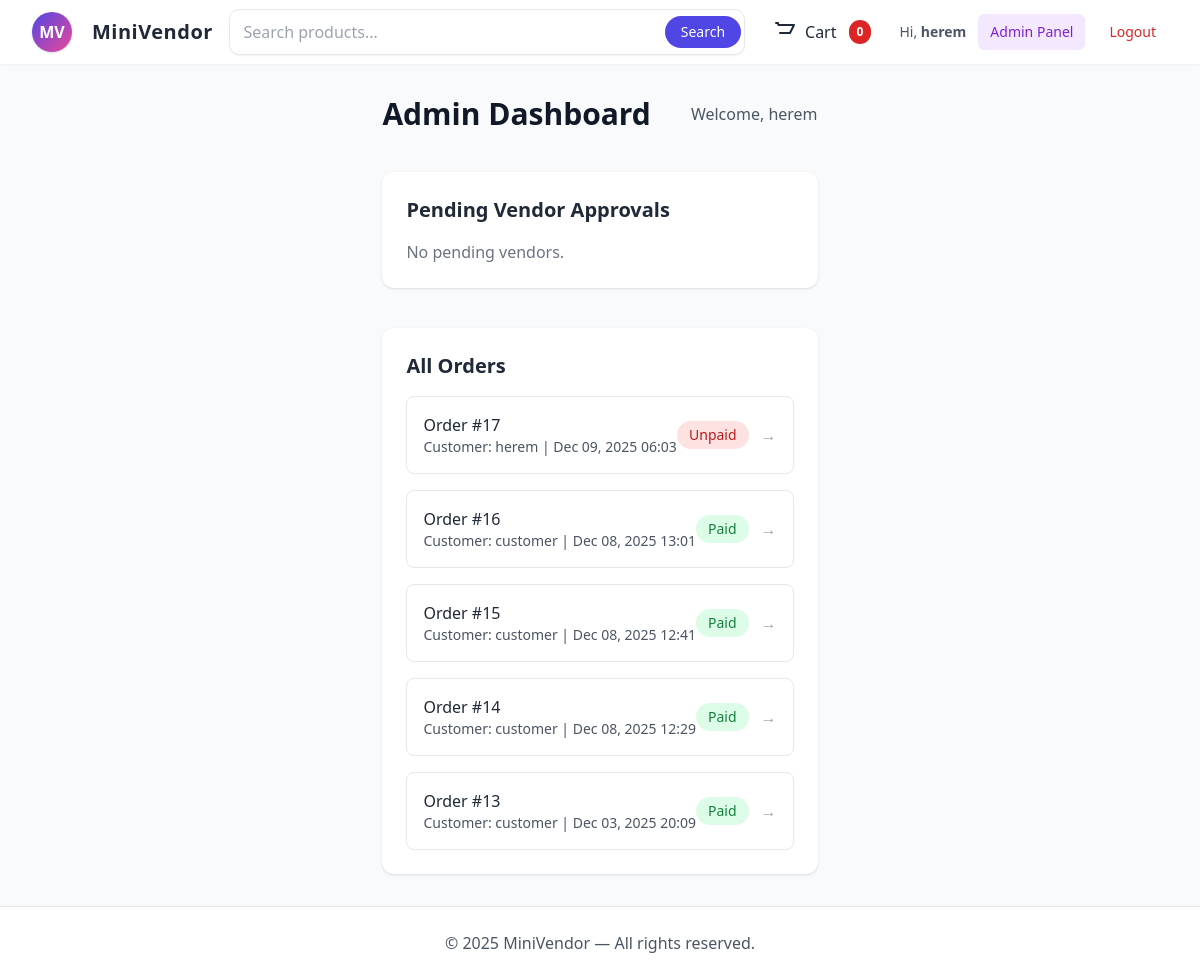
Page /admin-panel/dashboard/ (signed in) on the committed database.
### users/models.py (models this page shows, shortened)
class User(AbstractUser):
    ROLE_CHOICES = (
        ('customer', 'Customer'),
        ('vendor', 'Vendor'),
        ('admin', 'Admin'),
    )
    role = models.CharField(max_length=20, choices=ROLE_CHOICES, default='customer')
    is_approved = models.BooleanField(default=False)

### orders/models.py (models this page shows, shortened)
class Order(models.Model):
    customer = models.ForeignKey(User, on_delete=models.CASCADE)
    address = models.TextField()
    created_at = models.DateTimeField(auto_now_add=True)
    is_paid = models.BooleanField(default=False)

### users/views_admin.py (the view)
# urls.py: path("dashboard/", admin_dashboard, name="admin_dashboard"),
@admin_required
def admin_dashboard(request):
    pending_vendors = User.objects.filter(role="vendor", is_approved=False)
    orders = Order.objects.all().order_by("-created_at")
    total_orders = orders.count()
    paid_orders = orders.filter(is_paid=True).count()
    unpaid_orders = orders.filter(is_paid=False).count()
    context = {
        "pending_vendors": pending_vendors,
        "orders": orders,
        "total_orders": total_orders,
        "paid_orders": paid_orders,
        "unpaid_orders": unpaid_orders,
    }
    return render(request, "admin_panel/admin_dashboard.html", context)

### orders/context_processors.py (called while the page is built)
def cart_total_qty(request):
    cart = request.session.get("cart", {})
    total_qty = sum(cart.values())
    return {"cart_total_qty": total_qty}

### users/views_admin.py (called while the page is built)
def admin_required(view_func):
    return user_passes_test(lambda u: u.is_superuser)(view_func)

### templates/admin_panel/admin_dashboard.html (shortened to what this page needs)
{% extends "base.html" %}
{% block content %}
<div class="space-y-10">
    <div class="flex items-center justify-between">
        <h1 class="text-3xl font-bold text-gray-900">Admin Dashboard</h1>
        <span class="text-gray-600">Welcome, {{ user.username }}</span>
    </div>
    <section class="bg-white p-6 rounded-xl shadow">
        <h2 class="text-xl font-semibold text-gray-800 mb-4">Pending Vendor Approvals</h2>
        {% if pending_vendors %}
        <div class="space-y-3">
            {% for vendor in pending_vendors %}
            <div class="flex items-center justify-between p-4 border rounded-lg">
                <div>
                    <p class="font-medium">{{ vendor.username }}</p>
                    <p class="text-sm text-gray-500">{{ vendor.email }}</p>
                </div>
                <a href="{% url 'approve_vendor' vendor.id %}"
                   class="px-4 py-2 bg-green-600 text-white rounded-lg hover:bg-green-700">
                    Approve
                </a>
            </div>
            {% endfor %}
        </div>
        {% else %}
        <p class="text-gray-500">No pending vendors.</p>
        {% endif %}
    </section>
    <section class="bg-white p-6 rounded-xl shadow">
        <h2 class="text-xl font-semibold text-gray-800 mb-4">All Orders</h2>
        {% if orders %}
        <div class="space-y-4">
            {% for order in orders %}
            <a href="{% url 'admin_order_detail' order.id %}" class="block border rounded-lg p-4 flex justify-between items-center hover:bg-gray-50 transition cursor-pointer">
                <div>
                    <p class="font-medium">Order #{{ order.id }}</p>
                    <p class="text-gray-600 text-sm">
                        Customer: {{ order.customer.username }} |
                        {{ order.created_at|date:"M d, Y H:i" }}
                    </p>
                </div>
                <div class="flex items-center gap-3">
                    {% if order.is_paid %}
                        <span class="px-3 py-1 bg-green-100 text-green-700 text-sm rounded-full">
                            Paid
                        </span>
                    {% else %}
                        <span class="px-3 py-1 bg-red-100 text-red-700 text-sm rounded-full">
                            Unpaid
                        </span>
                    {% endif %}
                    <span class="text-gray-400">→</span>
                </div>
            </a>
            {% endfor %}
        </div>
        {% else %}
        <p class="text-gray-500">No orders found.</p>
        {% endif %}
    </section>
</div>
{% endblock %}

### templates/base.html (shortened to what this page needs)
<!DOCTYPE html>
<html lang="en">
  <head>
    <script src="https://cdn.tailwindcss.com"></script>
  </head>
  <body class="bg-gray-50 text-gray-800 antialiased min-h-screen flex flex-col">
    <header class="bg-white shadow-sm" x-data="{ mobileOpen: false }">
      <div class="max-w-7xl mx-auto px-4 sm:px-6 lg:px-8">
        <div class="flex justify-between h-16 items-center">
          <a href="/" class="flex items-center gap-4">
            <div
              class="h-10 w-10 bg-gradient-to-br from-indigo-600 to-pink-500 rounded-full flex items-center justify-center text-white font-bold shadow"
            >
              MV
            </div>
            <span class="text-xl font-semibold tracking-wide ml-1">MiniVendor</span>
          </a>
          <div class="hidden md:flex flex-1 justify-center px-4">
            <form
              action="{% url 'product_list' %}"
              method="get"
              class="w-full max-w-2xl"
            >
              <div class="relative">
                <input
                  name="q"
                  type="text"
                  placeholder="Search products..."
                  class="w-full rounded-full border border-gray-200 px-4 py-2 shadow-sm focus:outline-none focus:ring-2 focus:ring-indigo-400"
                />
                <button
                  type="submit"
                  class="absolute right-1 top-1/2 -translate-y-1/2 bg-indigo-600 text-white px-4 py-1.5 rounded-full text-sm"
                >
                  Search
                </button>
              </div>
            </form>
          </div>
          <div class="flex items-center gap-4">
            <a
              href="{% url 'view_cart' %}"
              class="relative inline-flex items-center gap-2 px-3 py-2 rounded-lg hover:bg-gray-100"
            >
              <svg
                class="w-6 h-6"
                fill="none"
                stroke="currentColor"
                viewBox="0 0 24 24"
              >
                <path
                  stroke-linecap="round"
                  stroke-linejoin="round"
                  stroke-width="2"
                  d="M3 3h2l.4 2M7 13h10l4-8H5.4"
                />
              </svg>
              <span class="hidden sm:inline">Cart</span>
              <span
                class="ml-1 inline-flex items-center justify-center px-2 py-1 text-xs font-semibold rounded-full bg-red-600 text-white"
              >
                {{ cart_total_qty|default:0 }}
              </span>
            </a>
            {% if user.is_authenticated %}
            <div class="hidden sm:flex items-center gap-3">
              <span class="text-sm text-gray-600">
                Hi, <strong>{{ user.username }}</strong>
              </span>
              {% if user.is_superuser %}
              <a
                href="{% url 'admin_dashboard' %}"
                class="px-3 py-2 rounded-md text-sm font-medium text-purple-700 bg-purple-100"
              >
                Admin Panel
              </a>
              {% endif %}
              <a
                href="{% url 'user_logout' %}"
                class="px-3 py-2 rounded-md text-sm font-medium text-red-600 hover:bg-red-50"
              >
                Logout
              </a>
            </div>
            {% endif %}
          </div>
        </div>
      </div>
    </header>
    <main class="flex-grow max-w-7xl mx-auto px-4 sm:px-6 lg:px-8 py-8">
      {% block content %}{% endblock %}
    </main>
    <footer class="bg-white border-t py-6">
      <div class="max-w-7xl mx-auto px-4 text-center text-gray-600">
        © 2025 MiniVendor — All rights reserved.
      </div>
    </footer>
  </body>
</html>

### templates/base.html (style rules this page uses)
form :is( input:not([type="hidden"]):not([type="checkbox"]):not([type="radio"]):not([type="range"]):not([type="color"]), textarea, select ) { border: 1.5px solid #e5e7eb; border-radius: 0.65rem; background: #fff; color: #111827; padding: 0.65rem 0.85rem; transition: box-shadow 150ms ease, border-color 150ms ease, background-color 150ms ease, transform 120ms ease; }
form :is( input:not([type="hidden"]):not([type="checkbox"]):not([type="radio"]):not([type="range"]):not([type="color"]), textarea, select ):hover { border-color: #d1d5db; background: #f8fafc; }
form :is( input:not([type="hidden"]):not([type="checkbox"]):not([type="radio"]):not([type="range"]):not([type="color"]), textarea, select ):is(:focus, :focus-visible) { outline: none; border-color: #6366f1; box-shadow: 0 0 0 3px rgba(99, 102, 241, 0.2), 0 10px 30px -15px rgba(79, 70, 229, 0.35); background: #eef2ff; transform: translateY(-1px); }

### rows in the picture
User: username "herem"
Order: id "17", customer.username "herem", created_at "Dec 09, 2025 06:03", is_paid "Unpaid"
Order: id "16", customer.username "customer", created_at "Dec 08, 2025 13:01", is_paid "Paid"
Order: id "15", customer.username "customer", created_at "Dec 08, 2025 12:41", is_paid "Paid"
Order: id "14", customer.username "customer", created_at "Dec 08, 2025 12:29", is_paid "Paid"
Order: id "13", customer.username "customer", created_at "Dec 03, 2025 20:09", is_paid "Paid"

### other values in the picture
{{ cart_total_qty|default:0 }} "0"
